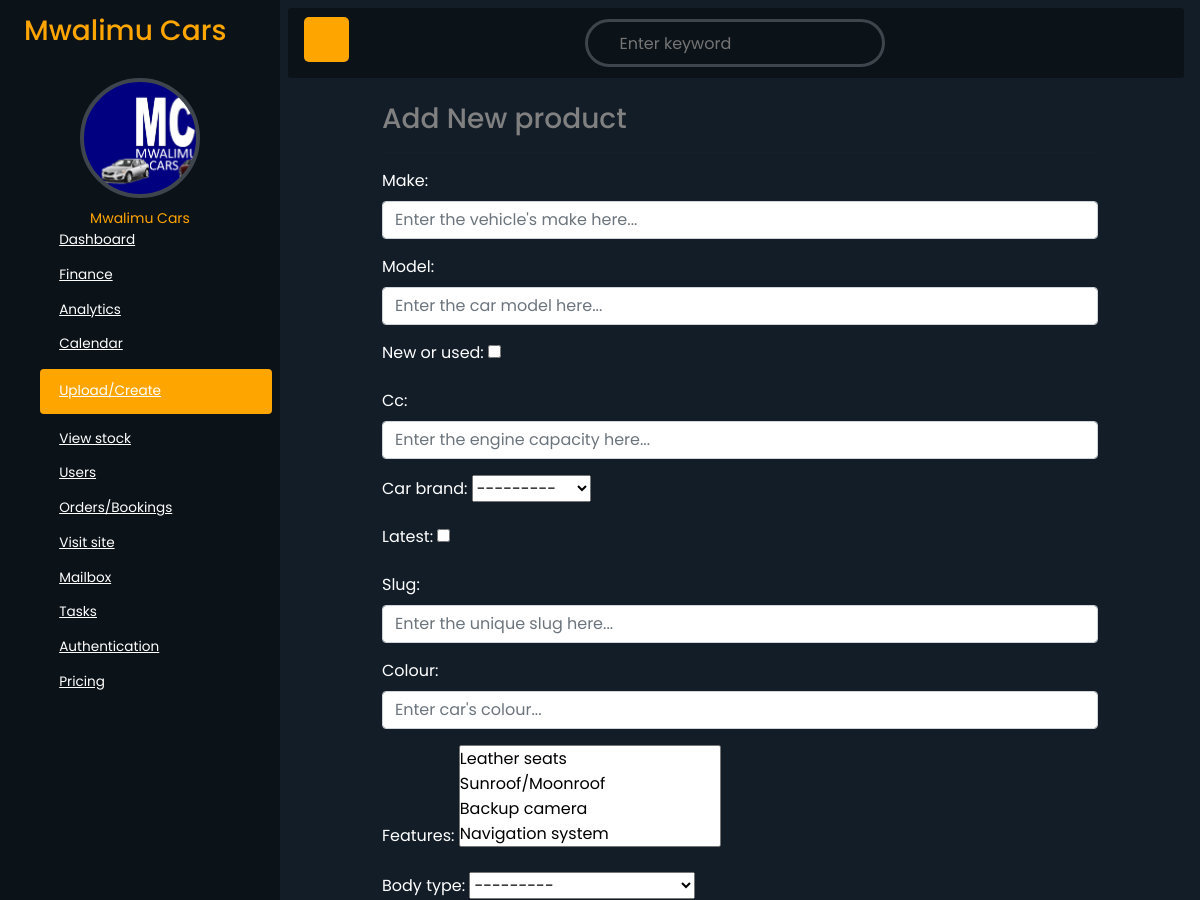
/admin_product/add/ (upper part), run on an earlier commit of the app's database.
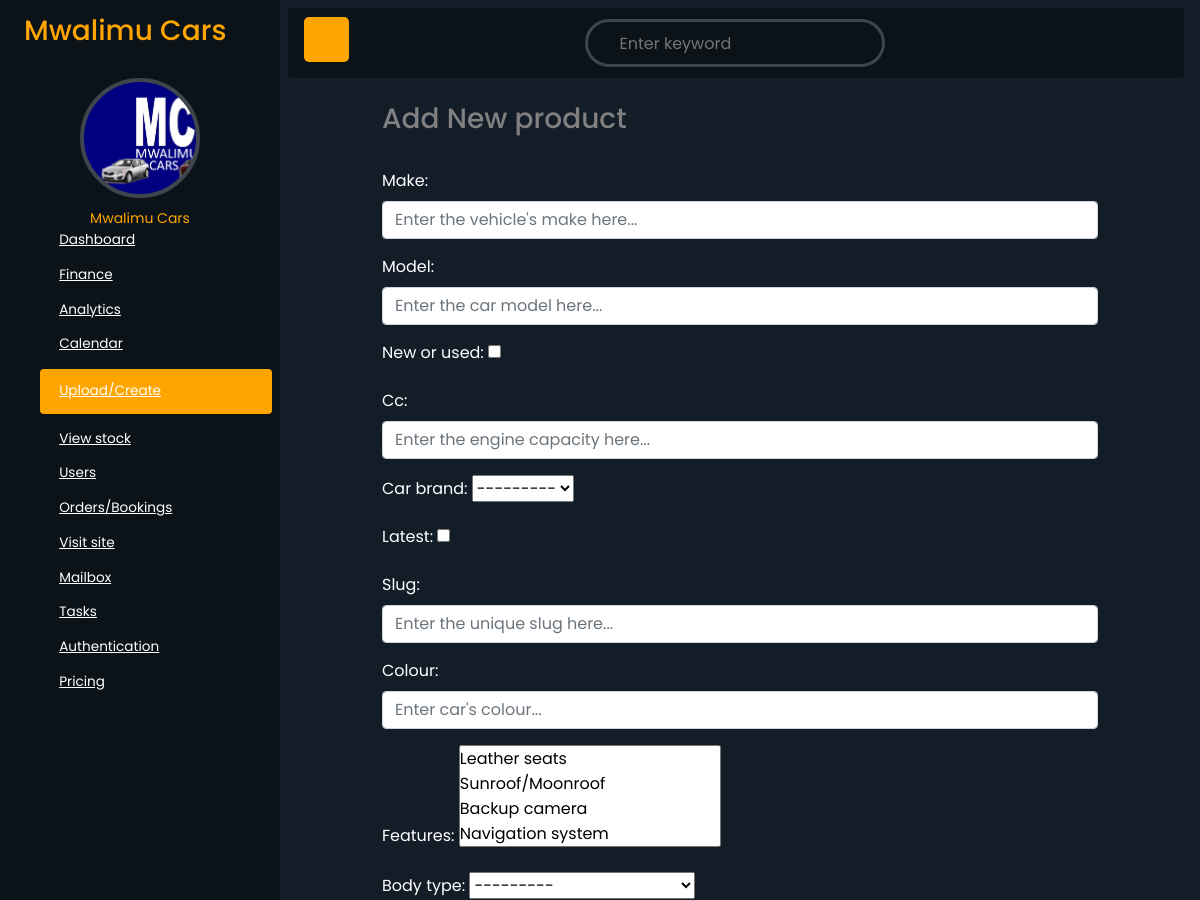
And on a later commit of the database.
### products/models.py (models this page shows)
class Brand(models.Model):
    car_brand = models.CharField(max_length=250)
    slug = models.SlugField(unique=True)
    logo_image = CloudinaryField('images/brand_logo_img', null=True, blank=True)
    def __str__(self):
        return self.car_brand

### products/views.py (the view, shortened to what this page needs)
# urls.py: path("admin_product/add/", AdminProductCreateView.as_view(), name="adminproductcreate"),
class AdminProductCreateView(CreateView):
    template_name = "adminpage/product_create.html"
    form_class = ProductForm
    success_url = reverse_lazy("products:adminproductlist")

### products/models.py (called while the page is built)
    def __str__(self):
        return self.features

### templates/adminpage/product_create.html (shortened to what this page needs)
{% extends 'adminpage/adminbase.html' %}
{% load cloudinary %}
{% block content %}
    <div class="sidebar">
        <div class="brand">
            <h3>Mwalimu Cars</h3>
        </div>
        <div class="sidemenu">
            <div class="side-user">
                <div class="side-img" style="background-image: url(/media/images/animate_logo/mc_logo_3.png); display: flex; justify-content: center; align-items: center"></div>
                <div class="user">
                    <small>Mwalimu Cars</small>
                </div>
            </div>
            <ul>
                <li>
                    <a href="{% url 'products:admin_dashboard' %}">
                        <span>Dashboard</span>
                    </a>
                </li>
                <li>
                    <a href="{% url 'products:index' %}">
                        <span>Finance</span>
                    </a>
                </li>
                <li>
                    <a href="">
                        <span>Analytics</span>
                    </a>
                </li>
                <li>
                    <a href="">
                        <span>Calendar</span>
                    </a>
                </li>
                <li>
                    <a href="{% url 'products:adminproductcreate' %}" class="active">
                        <span>Upload/Create</span>
                    </a>
                </li>
                <li>
                    <a href="{% url 'products:adminproductlist' %}">
                        <span>View stock</span>
                    </a>
                </li>
                <li>
                    <a href="{% url 'products:users' %}">
                        <span>Users</span>
                    </a>
                </li>
                <li>
                    <a href="{% url 'products:orders' %}">
                        <span>Orders/Bookings</span>
                    </a>
                </li>
                <li>
                    <a href="{% url 'products:index' %}">
                        <span>Visit site</span>
                    </a>
                </li>
                <li>
                    <a href="">
                        <span>Mailbox</span>
                    </a>
                </li>
                <li>
                    <a href="">
                        <span>Tasks</span>
                    </a>
                </li>
                <li>
                    <a href="">
                        <span>Authentication</span>
                    </a>
                </li>
                <li>
                    <a href="">
                        <span>Pricing</span>
                    </a>
                </li>
            </ul>
        </div>
    </div>
     <div class="main-content">
        <header>
            <label for="menu-toggle" class="menu-toggler">
            </label>
            <div class="search">
                <input type="search" placeholder="Enter keyword">
            </div>
            <div class="head-icons">
            </div>
        </header>
     <main>
         <div class="container">
                <div class="row">
                    <div class="col-md-10 mx-auto">
                        <h3 style="color: gray">Add New product</h3>
                        <hr>
                        <form action="" method="POST" enctype="multipart/form-data" style="padding-bottom: 20px; color: white">
                            {{ form.as_p }}
                        </form>
                    </div>
                </div>
            </div>
     </main>
     </div>
{% endblock %}

What changed in the data, as far as the page shows it:
removed Brand: car_brand "---------"
Also different on the page:
form field car_brand: (not shown) → "---------"
